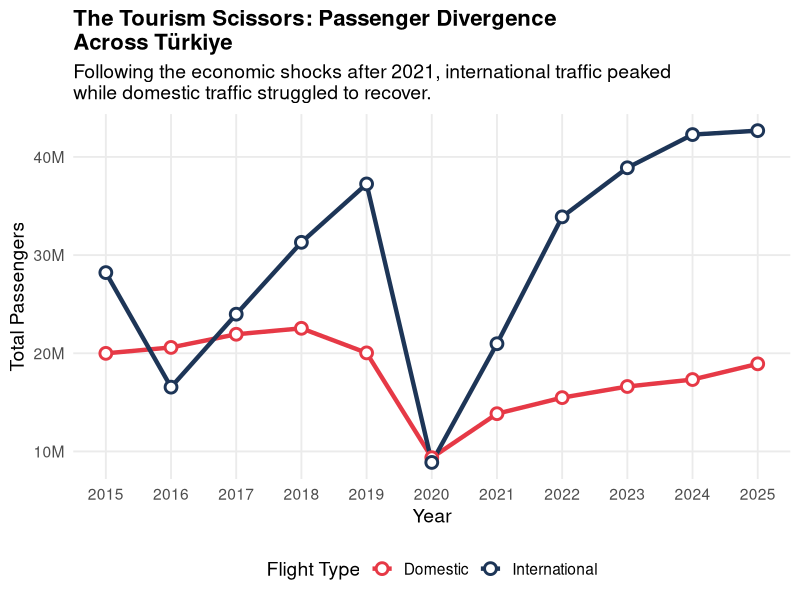
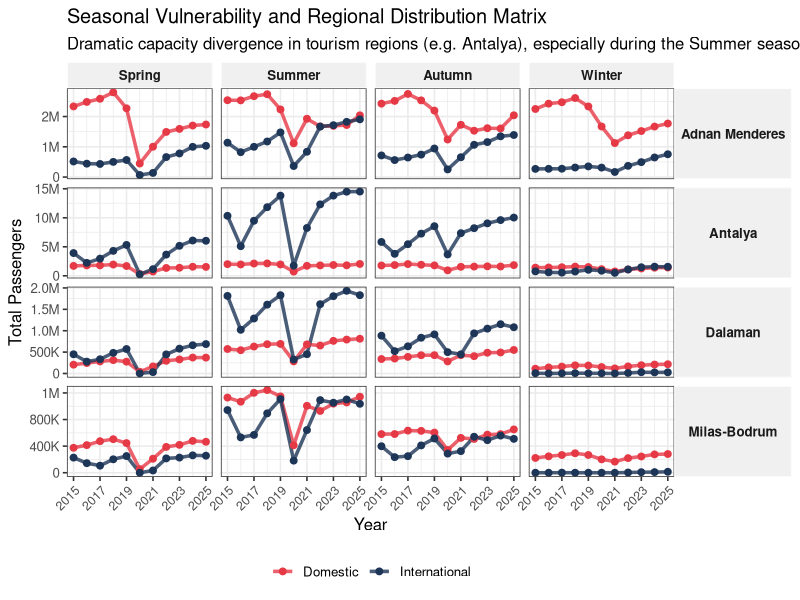
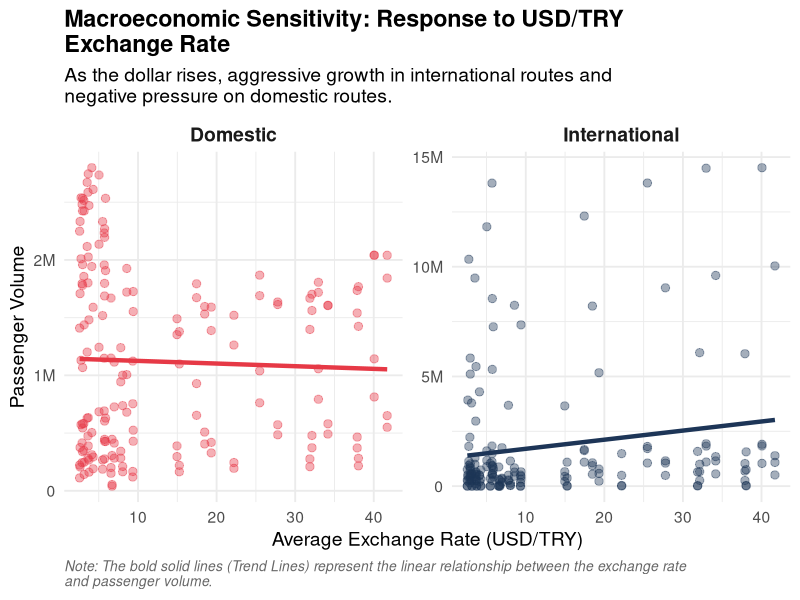
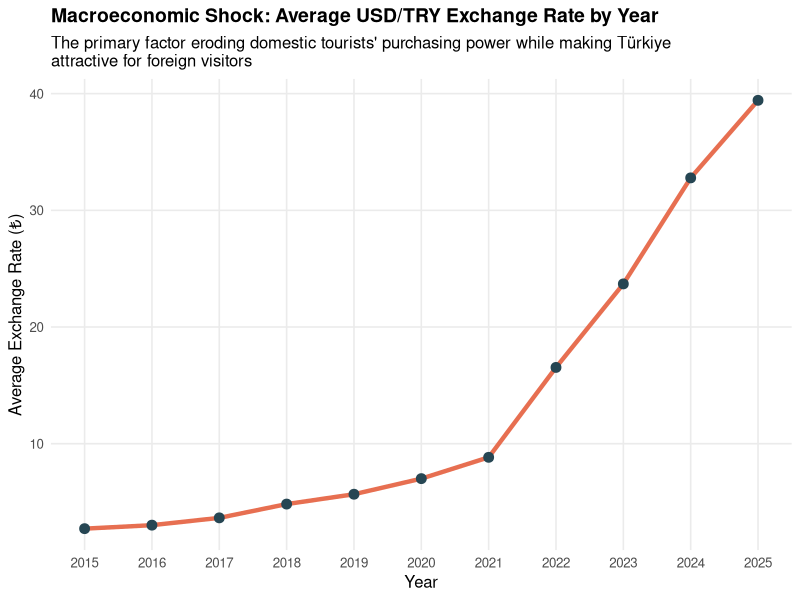
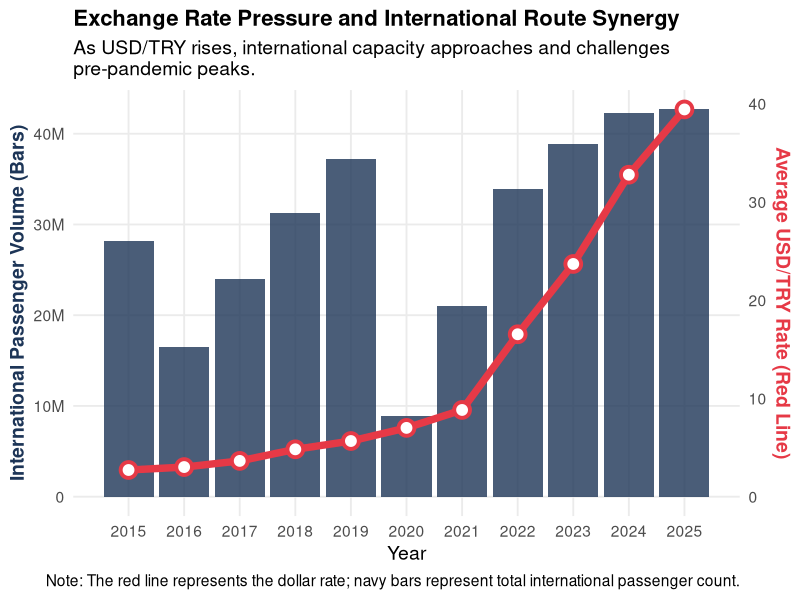
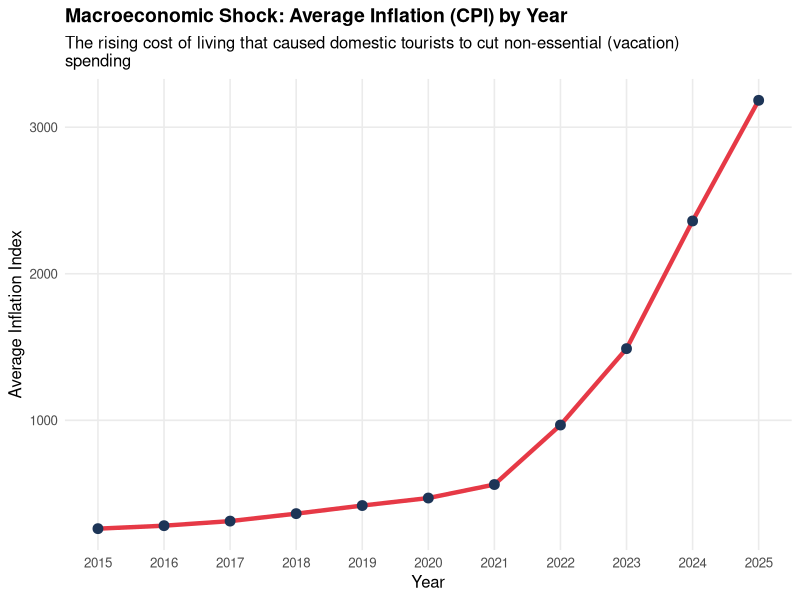
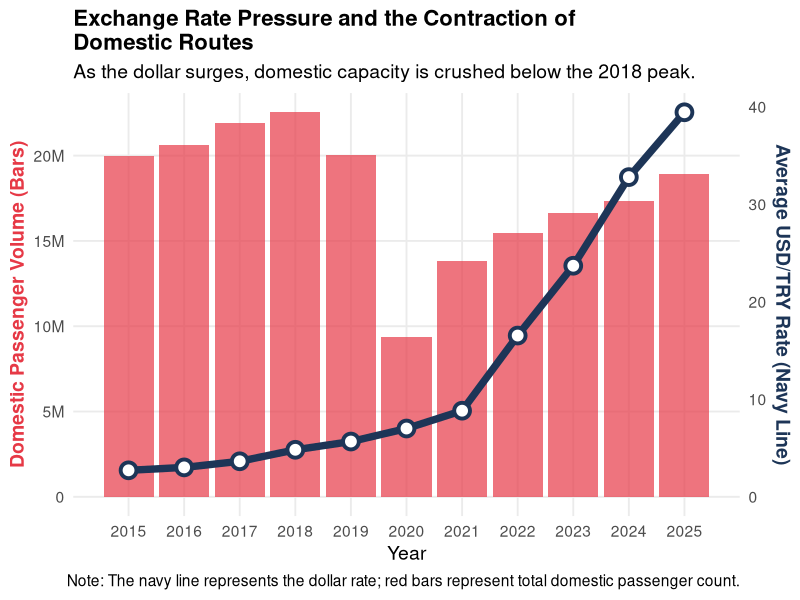
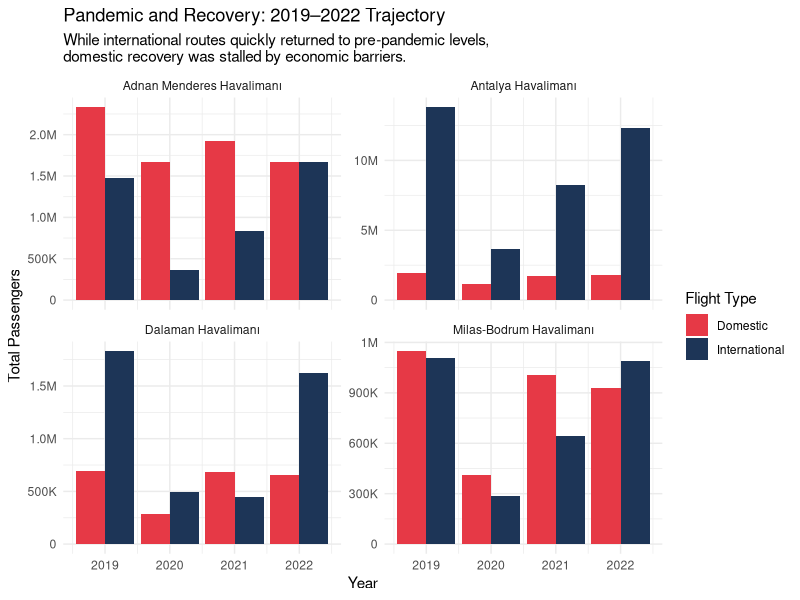

These charts were generated, in order, by the following R code:
## ---- chunk 1
#| label: full-analysis-en
#| code-fold: true       
#| message: false     
library(tidyverse)
library(readxl)
library(scales)

df <- read_excel("tourism_data.xlsx")

df_clean <- df %>%
  rename(
    Year                 = Yıl,
    Month                = Ay,
    Airport              = Havalimanı,
    `Flight Type`        = `Hat Tipi`,
    `Monthly Passengers` = `Aylık Yolcu`,
    Inflation            = Enflasyon
  ) %>%
  filter(!is.na(Year)) %>%
  mutate(
    `Flight Type` = case_when(
      `Flight Type` == "İç Hat"  ~ "Domestic",
      `Flight Type` == "Dış Hat" ~ "International",
      TRUE ~ `Flight Type`
    ),
    Season = case_when(
      Month %in% c("Aralık", "Ocak", "Şubat")     ~ "Winter",
      Month %in% c("Mart", "Nisan", "Mayıs")       ~ "Spring",
      Month %in% c("Haziran", "Temmuz", "Ağustos") ~ "Summer",
      Month %in% c("Eylül", "Ekim", "Kasım")       ~ "Autumn"
    ),
    Season = factor(Season, levels = c("Spring", "Summer", "Autumn", "Winter"))
  )

df_seasonal <- df_clean %>%
  group_by(Year, Season, Airport, `Flight Type`) %>%
  summarise(
    Total_Passengers = sum(`Monthly Passengers`, na.rm = TRUE),
    Avg_USD          = mean(`USD/TRY`, na.rm = TRUE),
    .groups = "drop"
  )
## ---- chunk 2
#| label: plot-main-scissors-en
#| echo: false
#| warning: false
#| message: false

df_yearly <- df_seasonal %>%
  group_by(Year, `Flight Type`) %>%
  summarise(
    Total = sum(Total_Passengers, na.rm = TRUE),
    .groups = "drop"
  )

ggplot(df_yearly, aes(x = Year, y = Total, color = `Flight Type`, group = `Flight Type`)) +
  geom_line(linewidth = 1.5) +
  geom_point(size = 3, shape = 21, fill = "white", stroke = 1.5) +
  scale_color_manual(values = c("Domestic" = "#E63946", "International" = "#1D3557")) +
  scale_y_continuous(labels = label_number(scale_cut = cut_short_scale())) +
  scale_x_continuous(breaks = seq(min(df_yearly$Year), max(df_yearly$Year), by = 1)) +
  theme_minimal(base_size = 14) +
  labs(
    title = "The Tourism Scissors: Passenger Divergence \nAcross Türkiye",
    subtitle = "Following the economic shocks after 2021, international traffic peaked \nwhile domestic traffic struggled to recover.",
    x = "Year",
    y = "Total Passengers",
    color = "Flight Type"
  ) +
  theme(
    legend.position = "bottom",
    plot.title = element_text(face = "bold", size = 16),
    panel.grid.minor = element_blank()
  )
## ---- chunk 3
#| label: plot-detailed-matrix-en
#| echo: false
#| warning: false
#| fig-width: 10
#| fig-height: 7

ggplot(df_seasonal %>% mutate(Airport = str_replace(Airport, " Havalimanı", "")),
       aes(x = Year, y = Total_Passengers, color = `Flight Type`, group = `Flight Type`)) +
  geom_line(linewidth = 1.2, alpha = 0.8) +
  geom_point(size = 2) +
  facet_grid(Airport ~ Season, scales = "free_y") +
  scale_color_manual(values = c("Domestic" = "#E63946", "International" = "#1D3557")) +
  scale_y_continuous(labels = label_number(scale_cut = cut_short_scale())) +
  scale_x_continuous(breaks = seq(2015, 2025, by = 2)) +
  theme_bw(base_size = 12) +
  labs(
    title = "Seasonal Vulnerability and Regional Distribution Matrix",
    subtitle = "Dramatic capacity divergence in tourism regions (e.g. Antalya), especially during the Summer season.",
    x = "Year",
    y = "Total Passengers"
  ) +
  theme(
    legend.position = "bottom",
    legend.title = element_blank(),
    strip.background = element_rect(fill = "#f0f0f0", color = "white"),
    strip.text.x = element_text(face = "bold"),
    strip.text.y = element_text(face = "bold", angle = 0),
    axis.text.x = element_text(angle = 45, hjust = 1, size = 9)
  )
## ---- chunk 4
#| label: plot-currency-impact-en
#| echo: false
#| warning: false
#| message: false

ggplot(df_seasonal, aes(x = Avg_USD, y = Total_Passengers, color = `Flight Type`)) +
  geom_point(alpha = 0.4, size = 2.5) +
  geom_smooth(method = "lm", se = FALSE, linewidth = 1.5, linetype = "solid") +
  facet_wrap(~ `Flight Type`, scales = "free_y") +
  scale_color_manual(values = c("Domestic" = "#E63946", "International" = "#1D3557")) +
  scale_y_continuous(labels = label_number(scale_cut = cut_short_scale())) +
  theme_minimal(base_size = 14) +
  labs(
    title = "Macroeconomic Sensitivity: Response to USD/TRY \nExchange Rate",
    subtitle = "As the dollar rises, aggressive growth in international routes and \nnegative pressure on domestic routes.",
    x = "Average Exchange Rate (USD/TRY)",
    y = "Passenger Volume",
    caption = "Note: The bold solid lines (Trend Lines) represent the linear relationship between the exchange rate \nand passenger volume."
  ) +
  theme(
    legend.position = "none",
    plot.title = element_text(face = "bold"),
    strip.text = element_text(size = 14, face = "bold"),
    plot.caption = element_text(face = "italic", color = "gray40", hjust = 0, size = 10)
  )
## ---- chunk 5
#| label: economy-plot-en
#| message: false
#| warning: false
#| code-fold: true

df_econ <- df_clean %>%
  group_by(Year) %>%
  summarise(
    Avg_USD       = mean(`USD/TRY`, na.rm = TRUE),
    Avg_Inflation = mean(Inflation, na.rm = TRUE)
  )

ggplot(df_econ, aes(x = Year, y = Avg_USD)) +
  geom_line(color = "#E76F51", linewidth = 1.5) +
  geom_point(color = "#264653", size = 3) +
  theme_minimal(base_size = 12) +
  labs(
    title = "Macroeconomic Shock: Average USD/TRY Exchange Rate by Year",
    subtitle = "The primary factor eroding domestic tourists' purchasing power while making Türkiye \nattractive for foreign visitors",
    x = "Year",
    y = "Average Exchange Rate (₺)"
  ) +
  scale_x_continuous(breaks = seq(min(df_econ$Year, na.rm = TRUE), max(df_econ$Year, na.rm = TRUE), by = 1)) +
  theme(
    plot.title = element_text(face = "bold", size = 14),
    panel.grid.minor = element_blank()
  )
## ---- chunk 6
#| label: plot-foreign-boom-en
#| echo: false
#| warning: false
#| message: false

df_intl <- df_seasonal %>%
  filter(`Flight Type` == "International") %>%
  group_by(Year) %>%
  summarise(
    Passengers = sum(Total_Passengers, na.rm = TRUE),
    Dollar     = mean(Avg_USD, na.rm = TRUE),
    .groups = "drop"
  )

coeff <- max(df_intl$Passengers, na.rm = TRUE) / max(df_intl$Dollar, na.rm = TRUE)

ggplot(df_intl, aes(x = Year)) +
  geom_col(aes(y = Passengers), fill = "#1D3557", alpha = 0.8) +
  geom_line(aes(y = Dollar * coeff), color = "#E63946", linewidth = 2.5) +
  geom_point(aes(y = Dollar * coeff), color = "#E63946", size = 4, shape = 21, fill = "white", stroke = 2) +
  scale_y_continuous(
    name = "International Passenger Volume (Bars)",
    labels = label_number(scale_cut = cut_short_scale()),
    sec.axis = sec_axis(~ . / coeff, name = "Average USD/TRY Rate (Red Line)")
  ) +
  scale_x_continuous(breaks = seq(min(df_intl$Year), max(df_intl$Year), by = 1)) +
  theme_minimal(base_size = 14) +
  labs(
    title = "Exchange Rate Pressure and International Route Synergy",
    subtitle = "As USD/TRY rises, international capacity approaches and challenges \npre-pandemic peaks.",
    x = "Year",
    caption = "Note: The red line represents the dollar rate; navy bars represent total international passenger count."
  ) +
  theme(
    plot.title = element_text(face = "bold", size = 16),
    axis.title.y.left = element_text(color = "#1D3557", face = "bold"),
    axis.title.y.right = element_text(color = "#E63946", face = "bold"),
    panel.grid.minor = element_blank()
  )
## ---- chunk 7
#| label: inflation-plot-en
#| message: false
#| warning: false
#| code-fold: true

ggplot(df_econ, aes(x = Year, y = Avg_Inflation)) +
  geom_line(color = "#E63946", linewidth = 1.5) +
  geom_point(color = "#1D3557", size = 3) +
  theme_minimal(base_size = 12) +
  labs(
    title = "Macroeconomic Shock: Average Inflation (CPI) by Year",
    subtitle = "The rising cost of living that caused domestic tourists to cut non-essential (vacation) \nspending",
    x = "Year",
    y = "Average Inflation Index"
  ) +
  scale_x_continuous(breaks = seq(min(df_econ$Year, na.rm = TRUE), max(df_econ$Year, na.rm = TRUE), by = 1)) +
  theme(
    plot.title = element_text(face = "bold", size = 14),
    panel.grid.minor = element_blank()
  )
## ---- chunk 8
#| label: plot-domestic-pressure-en
#| echo: false
#| warning: false
#| message: false

df_dom <- df_seasonal %>%
  filter(`Flight Type` == "Domestic") %>%
  group_by(Year) %>%
  summarise(
    Passengers = sum(Total_Passengers, na.rm = TRUE),
    Dollar     = mean(Avg_USD, na.rm = TRUE),
    .groups = "drop"
  )

coeff_dom <- max(df_dom$Passengers, na.rm = TRUE) / max(df_dom$Dollar, na.rm = TRUE)

ggplot(df_dom, aes(x = Year)) +
  geom_col(aes(y = Passengers), fill = "#E63946", alpha = 0.7) +
  geom_line(aes(y = Dollar * coeff_dom), color = "#1D3557", linewidth = 2.5) +
  geom_point(aes(y = Dollar * coeff_dom), color = "#1D3557", size = 4, shape = 21, fill = "white", stroke = 2) +
  scale_y_continuous(
    name = "Domestic Passenger Volume (Bars)",
    labels = label_number(scale_cut = cut_short_scale()),
    sec.axis = sec_axis(~ . / coeff_dom, name = "Average USD/TRY Rate (Navy Line)")
  ) +
  scale_x_continuous(breaks = seq(min(df_dom$Year), max(df_dom$Year), by = 1)) +
  theme_minimal(base_size = 14) +
  labs(
    title = "Exchange Rate Pressure and the Contraction of \nDomestic Routes",
    subtitle = "As the dollar surges, domestic capacity is crushed below the 2018 peak.",
    x = "Year",
    caption = "Note: The navy line represents the dollar rate; red bars represent total domestic passenger count."
  ) +
  theme(
    plot.title = element_text(face = "bold", size = 16),
    axis.title.y.left = element_text(color = "#E63946", face = "bold"),
    axis.title.y.right = element_text(color = "#1D3557", face = "bold"),
    panel.grid.minor = element_blank()
  )
## ---- chunk 9
#| label: covid-impact-en
#| code-fold: true

df_covid <- df_seasonal %>%
  filter(Year >= 2019 & Year <= 2022)

ggplot(df_covid, aes(x = Year, y = Total_Passengers, fill = `Flight Type`)) +
  geom_col(position = "dodge") +
  facet_wrap(~ Airport, scales = "free_y") +
  scale_y_continuous(labels = label_number(scale_cut = cut_short_scale())) +
  scale_fill_manual(values = c("Domestic" = "#E63946", "International" = "#1D3557")) +
  theme_minimal() +
  labs(
    title = "Pandemic and Recovery: 2019–2022 Trajectory",
    subtitle = "While international routes quickly returned to pre-pandemic levels,\ndomestic recovery was stalled by economic barriers.",
    x = "Year", y = "Total Passengers"
  )
## ---- chunk 10
#| label: correlation-deep-dive-en
#| echo: false
#| warning: false
#| message: false

cor_all_data <- df_seasonal %>%
  filter(`Flight Type` == "Domestic") %>%
  group_by(Year) %>%
  summarise(
    Passengers = sum(Total_Passengers, na.rm = TRUE),
    Dollar     = mean(Avg_USD, na.rm = TRUE)
  ) %>%
  filter(!is.na(Passengers) & !is.na(Dollar))

r_all <- cor(cor_all_data$Passengers, cor_all_data$Dollar, use = "complete.obs")

cor_shock_data <- cor_all_data %>% filter(Year >= 2021)
r_shock <- cor(cor_shock_data$Passengers, cor_shock_data$Dollar, use = "complete.obs")
## ---- chunk 11
#| label: economic-shock-plot-en
#| echo: false
#| warning: false
#| message: false

library(tidyverse)
library(scales)

df_shock <- df_clean %>%
  filter(`Flight Type` == "Domestic", Year >= 2021)

ggplot(df_shock, aes(x = `USD/TRY`, y = `Monthly Passengers`)) +
  geom_point(aes(color = as.factor(Year)), size = 3, alpha = 0.8) +
  geom_smooth(method = "lm", color = "darkred", linewidth = 1.5, se = FALSE) +
  scale_y_continuous(labels = label_number(scale_cut = cut_short_scale())) +
  labs(
    title = "Economic Shock Period: Exchange Rate Rise\nand the 'Glass Ceiling' on Domestic Routes",
    subtitle = "Post-Pandemic Recovery (2021–2025) Being Crushed Under \nCurrency Pressure",
    x = "Average Exchange Rate (USD/TRY)",
    y = "Monthly Total Domestic Passengers",
    color = "Year",
    caption = "Note: Although the line shows positive recovery,volumes remain well below the 2018 peaks \n(Glass Ceiling Effect)."
  ) +
  theme_minimal(base_size = 14) +
  theme(
    plot.title = element_text(face = "bold"),
    legend.position = "right"
  )
